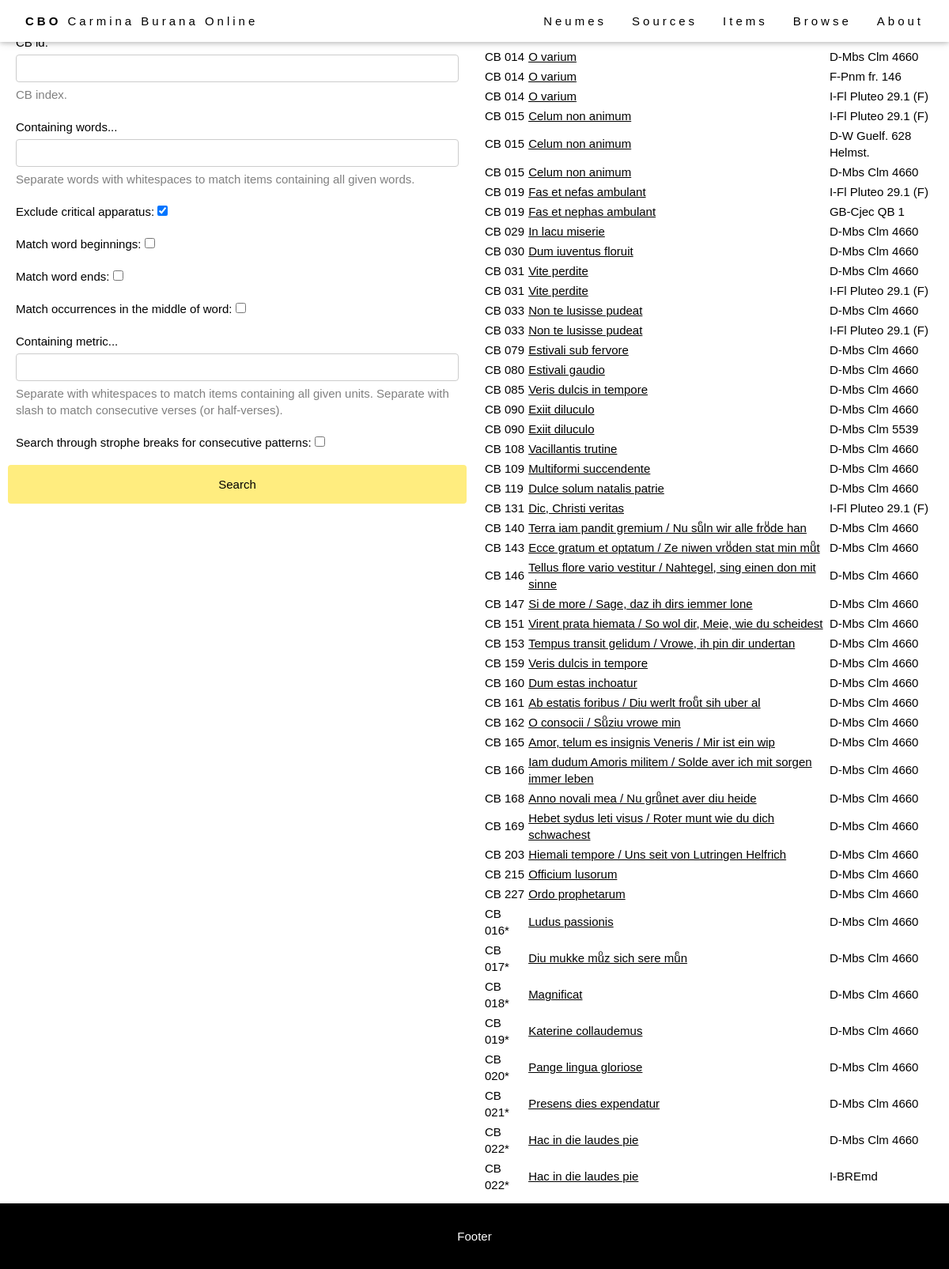
Before: /browse/browse-item/ with the older database file.
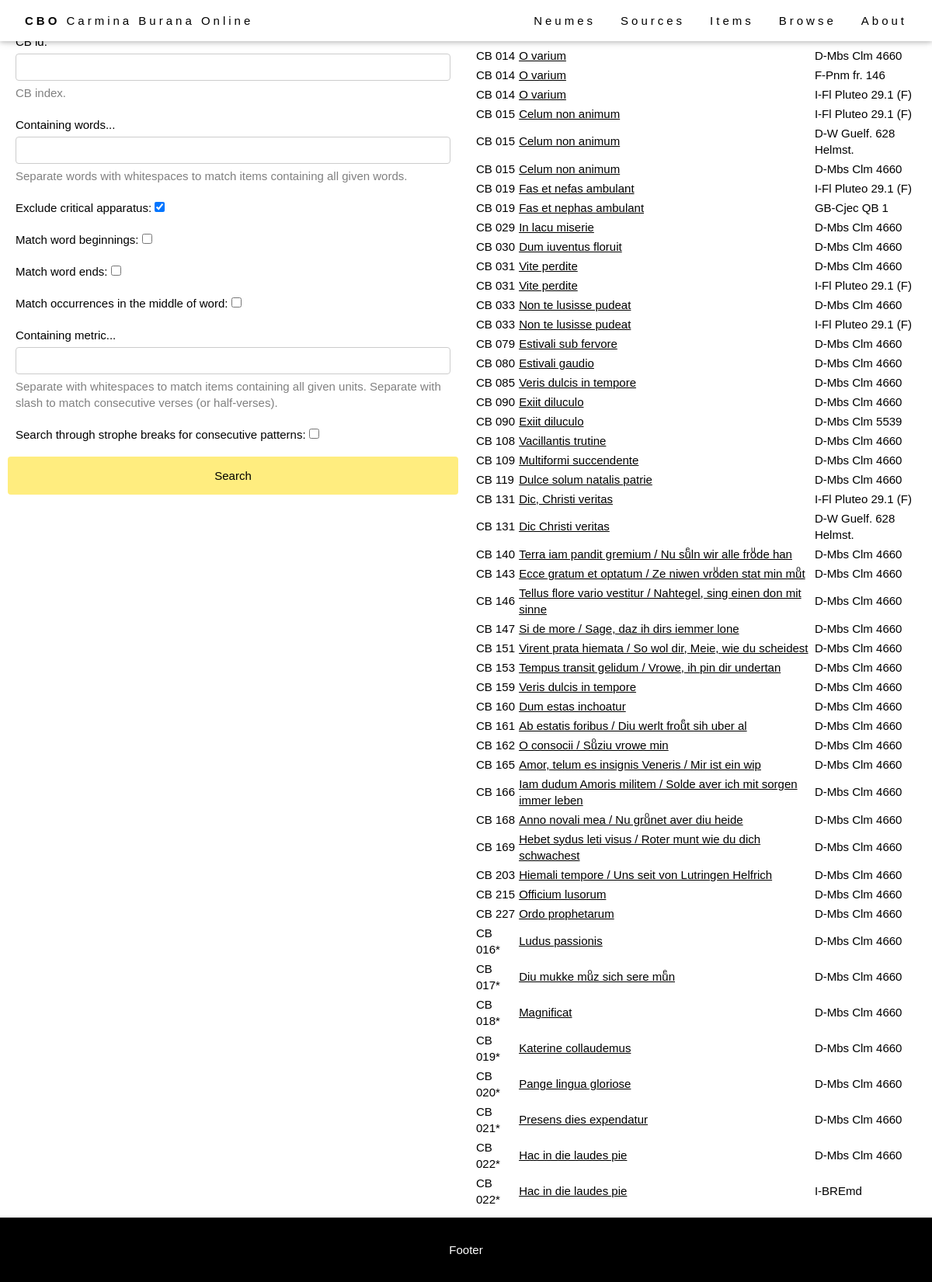
After: the same page with the newer database file.
### browse/models.py (models this page shows, shortened)
class Item(models.Model):
    abstract_item = models.ForeignKey(AbstractItem, on_delete=models.PROTECT, null=True)
    source = models.ForeignKey(Source, on_delete=models.RESTRICT, null=True)
    foliation_start = models.CharField(max_length=64, help_text="First folio occupied by the item in the source.")
    foliation_end = models.CharField(max_length=64, help_text="Last folio occupied by the item in the source.")
    title = models.CharField(max_length=256, help_text="Title of the item (incipit).")
    language = models.ManyToManyField(Language)
    file = models.CharField(max_length=64, help_text="Filename (without extensions).", null=True)
    IIIF_canvasIndex = models.CharField(max_length=256, help_text="IIIF canvas index of the item.", blank=True)
    alternative_img_link = models.CharField(max_length=1024, help_text="Alternative link for source images (if IIIF is not available).", blank=True)
    class Meta:
        ordering = [Length('abstract_item__cb_id'), 'abstract_item__cb_id']
    def get_absolute_url(self):
        return reverse('item-detail', args=[str(self.pk)])

class AbstractItem(models.Model):
    cb_id = models.CharField(max_length=10, help_text="Number of the item.")
    theme = models.ManyToManyField(Theme)
    genre = models.ForeignKey(Genre, on_delete=models.SET_NULL, null=True)
    text_type = models.ManyToManyField(TextType, through="TextTypeSpecification")
    class Meta:
        ordering = [Length('cb_id'), 'cb_id']

class Source(models.Model):
    bib_id = models.CharField(max_length=128, unique=True, help_text="The source identifier.")
    nick_name = models.CharField(max_length=128, help_text="The source name.", blank=True)
    country = models.CharField(max_length=256, help_text="The source location (country).")
    location = models.CharField(max_length=256, help_text="The source location (institution).")
    century = models.CharField(max_length=256, help_text="The source century.", blank=True)
    notation = models.CharField(max_length=256, help_text="The source notation type (for musical notation only).", blank=True)
    url = models.CharField(max_length=512, help_text="External url to access the source images.", blank=True)
    concordances = models.TextField(help_text="Concordances with the Codex Buranus.", blank=True)
    notes = models.TextField(help_text="Additional notes on the source.", blank=True)
    IIIF_manifest = models.CharField(max_length=1024, help_text="URL of the IIIF manifest.", blank=True)
    class Meta:
        ordering = ['country', 'location', 'bib_id']

### browse/views.py (the view)
# urls.py: path('browse-item/', views.browse_item, name='browse_item'),
def browse_item(request):
    if request.method == "POST":
        form = BrowseItemForm(request.POST)
        if form.is_valid():
            items = Item.objects.all()
            if len(form.cleaned_data['cb_id']):
                cb_id = form.cleaned_data['cb_id']
                items = Item.objects.filter(abstract_item__cb_id=cb_id)
            if len(form.cleaned_data['words']):
                words = form.cleaned_data['words'].split(" ")
                exclude_apparatus = form.cleaned_data['exclude_apparatus']
                match_word_beginning = form.cleaned_data['match_word_beginning']
                match_word_end = form.cleaned_data['match_word_end']
                match_word_middle = form.cleaned_data['match_word_middle']
                items = [item for item in items if item.contains_words(words,
                                                                       exclude_apparatus=exclude_apparatus,
                                                                       match_word_beginning=match_word_beginning,
                                                                       match_word_end=match_word_end,
                                                                       match_word_middle=match_word_middle)
                         ]
            if len(form.cleaned_data['metrics']):
                metrics = form.cleaned_data['metrics'].split(" ")
                through_strophe_break = form.cleaned_data['through_strophe_break']
                items = [item for item in items if item.contains_metrics(metrics,
                                                                         through_strophe_break=through_strophe_break)
                         ]
            return render(request, "browse_item.html", {"form": form, "items": items})
    else:
        form = BrowseItemForm()
    return render(request, "browse_item.html", {"form": form, "items": Item.objects.all()})

### browse/forms.py
class BrowseItemForm(forms.Form):
    template_name = "form_snippet.html"
    cb_id = forms.CharField(max_length=16, label="CB id", help_text="CB index.", required=False)
    words = forms.CharField(max_length=2048, label="Containing words...", help_text="Separate words with whitespaces to match items containing all given words.", required=False)
    exclude_apparatus = forms.BooleanField(initial=True, required=False, label="Exclude critical apparatus")
    match_word_beginning = forms.BooleanField(initial=False, required=False, label="Match word beginnings")
    match_word_end = forms.BooleanField(initial=False, required=False, label="Match word ends")
    match_word_middle = forms.BooleanField(initial=False, required=False, label="Match occurrences in the middle of word")
    metrics = forms.CharField(max_length=2048, label="Containing metric...", help_text="Separate with whitespaces to match items containing all given units.\nSeparate with slash to match consecutive verses (or half-verses).", required=False)
    through_strophe_break = forms.BooleanField(initial=False, required=False, label="Search through strophe breaks for consecutive patterns")

### templates/browse_item.html (shortened to what this page needs)
{% extends "base_generic.html" %}
{% block content %}
<div class="flex-column" style="flex: 50%">
  <div class="formContainer">
    <form action="/browse/browse-item/" method="post">
      {{ form }}
      <input class="cbo-button" type="submit" value="Search">
    </form>
  </div>
</div>
<div class="flex-column" style="flex: 50%">
  <div class="browseResult">
    {% if items %}
    <table style="width: 100%;">
      <tr>
        <th>CB #</th>
        <th>Title</th>
        <th>Source</th>
      </tr>
      {% for item in items %}
      <tr>
        <td>CB {{ item.abstract_item.cb_id }}</td>
        <td><a href="{{ item.get_absolute_url }}">{{ item.title }}</a></td>
        <td>{{ item.source.bib_id }}</td>
      </tr>
      {% endfor %}
    </table>
    {% else %}
    <p>There are no matching items.</p>
    {% endif %}
  </div>
</div>
{% endblock %}

### templates/base_generic.html (shortened to what this page needs)
<!DOCTYPE html>
<html lang="en">
<head>
  {% block head %}
  {% load static %}
  <link rel="stylesheet" href="{% static 'css/style.css' %}"/>
  <link rel="stylesheet" href="{% static 'css/layout-generic.css' %}"/>
  {% endblock %}
</head>
<body>
<div class="page-container">
  {% block navbar %}
  <div class="cbo-top" style="z-index: 1200;">
    <div class="cbo-bar cbo-white cbo-wide cbo-padding cbo-card">
      <a href="{% url 'index' %}" class="cbo-bar-item cbo-button"><b>CBO</b> Carmina Burana Online</a>
      <div class="cbo-right cbo-hide-small">
        <a href="{% url 'neumes' %}" class="cbo-bar-item cbo-button">Neumes</a>
        <a href="{% url 'sources' %}" class="cbo-bar-item cbo-button">Sources</a>
        <a href="{% url 'items' %}" class="cbo-bar-item cbo-button">Items</a>
        <a href="{% url 'browse_item' %}" class="cbo-bar-item cbo-button">Browse</a>
        <a href="{% url 'about_index' %}" class="cbo-bar-item cbo-button">About</a>
      </div>
    </div>
  </div>
  {% endblock %}
  {% block header %}
  <header class="cbo-display-container cbo-content cbo-wide" style="max-width:1500px;" id="home">
    {% load static %}
  </header>
  {% endblock %}
  <main style="display: flex; flex: 1;">
    {% block content %}
    {% endblock %}
  </main>
  {% block footer %}
  <footer class="cbo-center cbo-black cbo-padding-16">
    <p>Footer</p>
  </footer>
  {% endblock %}
</div>
</body>
</html>

### browse/templates/form_snippet.html (shortened to what this page needs)
{% for field in form %}
  <div class="formField">
    {{ field.label_tag }}
    {{ field }}
    <span class="help-block">{{ field.help_text }}</span>
  </div>
{% endfor %}

### staticfiles/css/style.css (style rules this page uses)
html { -ms-text-size-adjust:100%;-webkit-text-size-adjust:100% }
body { margin:0 }
article,aside,details,figcaption,figure,footer,header,main,menu,nav,section { display:block }
a { background-color:transparent }
b,strong { font-weight:bolder }
button,input,select,textarea,optgroup { font:inherit;margin:0 }
button,input { overflow:visible }
button,[type=button],[type=reset],[type=submit] { -webkit-appearance:button }
[type=checkbox],[type=radio] { padding:0 }
html,body { font-family:Verdana,sans-serif;font-size:15px;line-height:1.4 }
html { overflow-x:hidden }
.cbo-wide { letter-spacing:4px }
a { color:inherit }
.cbo-btn,.cbo-button { border:none;display:inline-block;padding:8px 16px;vertical-align:middle;overflow:hidden;text-decoration:none;color:inherit;background-color:inherit;text-align:center;cursor:pointer;white-space:nowrap }
.cbo-btn,.cbo-button { -webkit-touch-callout:none;-webkit-user-select:none;-khtml-user-select:none;-moz-user-select:none;-ms-user-select:none;user-select:none }
.cbo-tooltip,.cbo-display-container { position:relative }
.cbo-bar { width:100%;overflow:hidden }
.cbo-bar .cbo-bar-item { padding:8px 16px;float:left;width:auto;border:none;display:block;outline:0 }
.cbo-bar .cbo-button { white-space:normal }
.cbo-container:after,.cbo-container:before,.cbo-panel:after,.cbo-panel:before,.cbo-row:after,.cbo-row:before,.cbo-row-padding:after,.cbo-row-padding:before, .cbo-cell-row:before,.cbo-cell-row:after,.cbo-clear:after,.cbo-clear:before,.cbo-bar:before,.cbo-bar:after { content:"";display:table;clear:both }
.cbo-content,.cbo-auto { margin-left:auto;margin-right:auto }
.cbo-content { max-width:980px }
.cbo-top,.cbo-bottom { position:fixed;width:100%;z-index:1 }
.cbo-top { top:0 }
.cbo-card,.cbo-card-2 { box-shadow:0 2px 5px 0 rgba(0,0,0,0.16),0 2px 10px 0 rgba(0,0,0,0.12) }
.cbo-center { text-align:center!important }
.cbo-padding { padding:8px 16px!important }
.cbo-padding-16 { padding-top:16px!important;padding-bottom:16px!important }
.cbo-right { float:right!important }
.cbo-white,.cbo-hover-white:hover { color:#000!important;background-color:#fff!important }
.cbo-black,.cbo-hover-black:hover { color:#fff!important;background-color:#000!important }

### staticfiles/css/layout-generic.css (style rules this page uses)
.page-container { display: flex; flex-direction: column; min-height: 100vh; }
.flex-column { display: flex; flex-direction: column; }
.cbo-button { transition: 0.3s; }
.cbo-bar { box-sizing: border-box; }

### browse/templates/form_snippet.html (style rules this page uses)
.help-block { color: gray; }
input[type=text], select { width: 100%; padding: 6px 10px; margin: 5px 0; display: inline-block; border: 1px solid #ccc; border-radius: 4px; box-sizing: border-box; }
input[type=submit] { width: 100%; transition: 0.3s; background-color: #ffed7f; padding: 14px 20px; margin: 8px 0; border: none; border-radius: 4px; cursor: pointer; }
.formField { border-radius: 5px; padding: 10px; }

### templates/browse_item.html (style rules this page uses)
.browseResult,.formContainer { margin: 10px; }
th { text-align: left; }

Changed rows visible on the page:
added Item: abstract_item.cb_id "131", title "Dic Christi veritas", source.bib_id "D-W Guelf. 628 Helmst."
